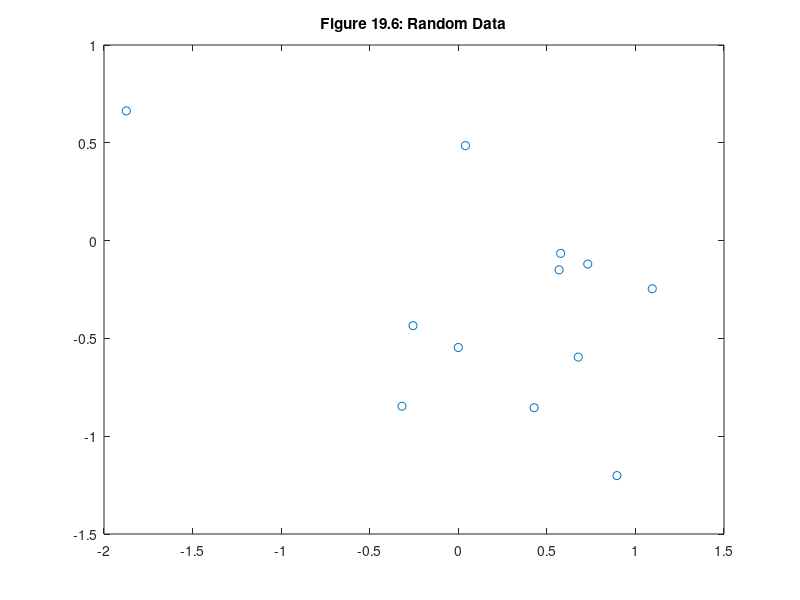

Write the MATLAB code that produced this figure.
%(MM1906.m 1st plot)
%x = randn(1,12)
%y = randn(1,12)
x =[0     -0.31786        1.095       -1.874      0.42818      0.89564 ...
 0.73096      0.57786     0.040314      0.67709       0.5689     -0.25565];

y =[-0.54648     -0.84676     -0.24634      0.66302      -0.8542      -1.2013...
     -0.11987    -0.065294       0.4853     -0.59549     -0.14967     -0.43475];

z = zeros(1,12); % no z component for now

plot(x,y,'o')
title('Figure 19.6: Random Data')
axis([-2 1.5 -1.5 1])